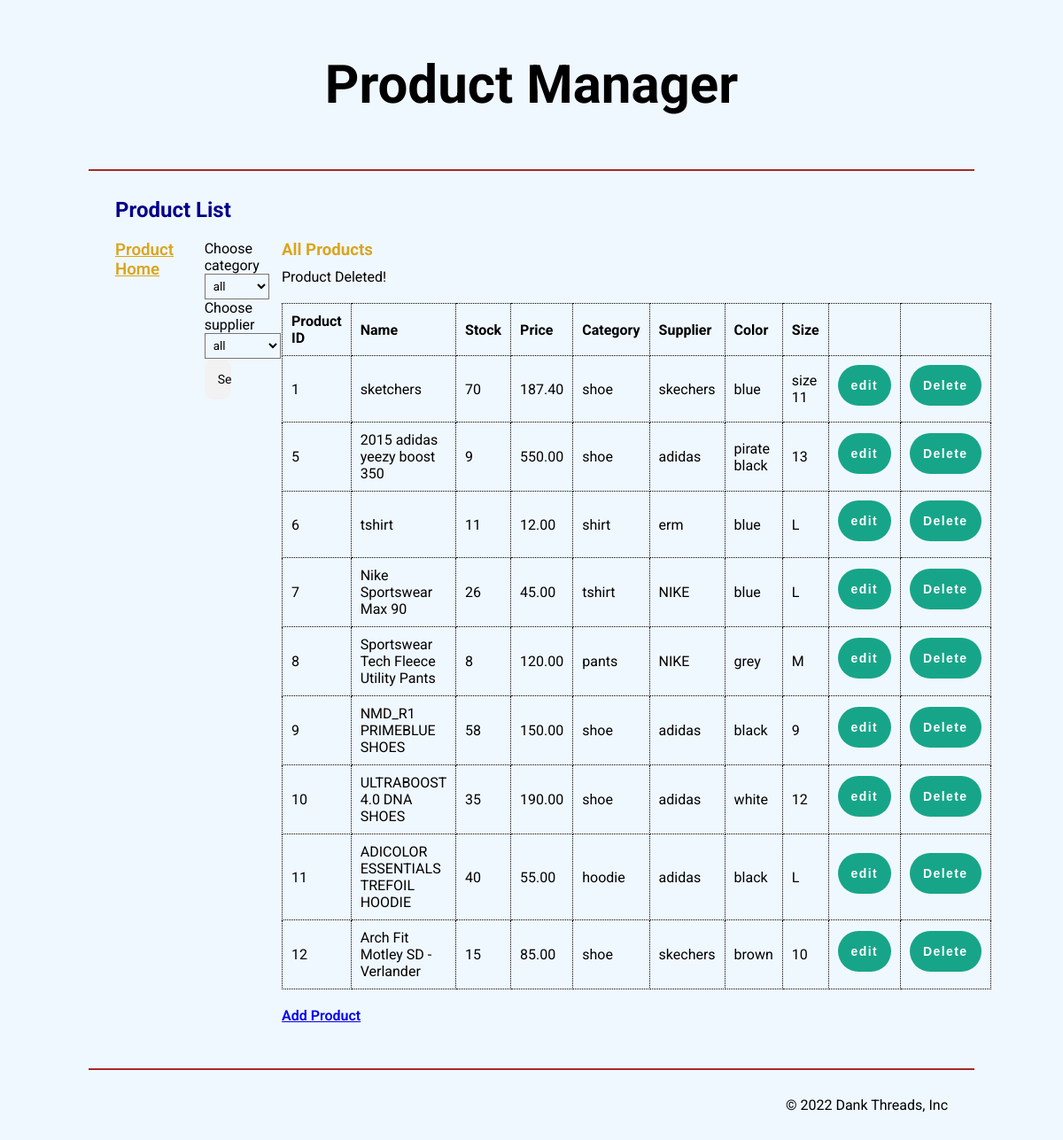
Page /productview.php?dlt_id=1 on the committed database.
### tables this page shows
CREATE TABLE `products` (
  `pid` int(11) NOT NULL,
  `pname` varchar(255) NOT NULL,
  `stock` int(11) NOT NULL,
  `price` decimal(10,2) NOT NULL,
  `category` varchar(255) NOT NULL,
  `sid` int(255) NOT NULL,
  `color` varchar(255) NOT NULL,
  `psize` varchar(255) NOT NULL
);

CREATE TABLE `suppliers` (
  `sid` int(11) NOT NULL,
  `sname` varchar(250) NOT NULL
);

### productview.php (the view, shortened to what this page needs)
<?php
include('db_conn.php');
$info = $show2 = $show1 = '';
if (isset($_REQUEST['dlt_id'])) {
    $dlt_id = $_REQUEST['dlt_id'];
    $sql = "DELETE FROM `products` WHERE `pid` = '$dlt_id'";
    $check = mysqli_query($conn,$sql);
    if ($check) {
        $sql2 = "DELETE FROM `products` WHERE `pid` = '$dlt_id'";
        $info = "Product Deleted!";
    }else{
        $info = "An error occurred!";
    }
}
if (isset($_REQUEST["category"])) {
    $cat_id = $_REQUEST["category"];
    $sql2 = "SELECT *, suppliers.sname FROM `products` inner join suppliers where `category` = '$cat_id' and products.sid=suppliers.sid;";
    $sql3 = "SELECT category FROM `products` WHERE `category` = '$cat_id'";
    if (isset($_REQUEST["supplier"])) {
        $supplier_id = $_REQUEST["supplier"];
        $sql2 = "SELECT *, suppliers.sname FROM `products` inner join suppliers where `category` = '$cat_id' and `sname` = '$supplier_id' and products.sid=suppliers.sid;";
        $sql3 = "SELECT category FROM `products` WHERE `category` = '$cat_id'";
    }
    $result3 = mysqli_query($conn,$sql2);
    $row3 = mysqli_fetch_assoc($result3);
    if (isset($_REQUEST["supplier"])) {
        $title = "Category: ".$_REQUEST["category"]." Supplier: ".$_REQUEST["supplier"];
    } else {
        $title = "Category: ".$_REQUEST["category"];
    }
} else {
    $sql2 = "SELECT *, suppliers.sname FROM `products` inner join suppliers where products.sid=suppliers.sid; ";
}
$result1 = mysqli_query($conn,$sql2);
$row1 = mysqli_fetch_assoc($result1);
if (!empty($row1)) {
    do {
        $show2 .= '
        <tr>
            <td>'.$row1['pid'].'</td>
            <td>'.$row1['pname'].'</td>
            <td>'.$row1['stock'].'</td>
            <td>'.$row1['price'].'</td>
            <td>'.$row1['category'].'</td>
            <td>'.$row1['sname'].'</td>
            <td>'.$row1['color'].'</td>
            <td>'.$row1['psize'].'</td>
            <td><button onclick="location.href=\'editproduct.php?edit_pid='.$row1['pid'].'\';">edit</button></td>
            <td><button onclick="location.href=\'productview.php?dlt_id='.$row1['pid'].'\';">Delete</button></td>
        </tr>';
    } while ($row1 = mysqli_fetch_assoc($result1));
}
?>
<!DOCTYPE html>
<html lang="en">
<head>
    <link rel="stylesheet" href="dtstyle.css">
    <link rel="stylesheet" href="formstyle.css">
</head>
<body>
    <header>
        <h1>
            Product Manager
        </h1>
    </header>
    <main>
        <h2 class="page_title">
            Product List
        </h2>
        <div class="flex">
            <aside class="left">
                <h3 class="title"><a href="productview.php">Product Home</a></h3>
            </aside>
        <form method="post">
            <aside class="left">
                <p>Choose category</p>
                <select name="categorydd" id="czsfgdrgategorydd">
                <option value="none">all</option>
                </select>
            </aside>
            <aside class="left">
            <p>Choose supplier</p>
                <select name="supplierdd" id="suppliersedjgnwegdd">
                    <option value="none">all</option>
                </select>
                <input id="submit" name="submit" type="submit" value="Search">
            </aside>
        </form>
            <aside class="right">
            <h3 class="title"><?php
                if (isset($_REQUEST["category"])) {
                    if (isset($_REQUEST["supplier"])) {
                        echo "Category: ".$_REQUEST["category"]."<br>";
                        echo "Supplier: ".$_REQUEST["supplier"];
                    } else {
                        echo "Category: ".$_REQUEST["category"];
                    }
                } else if (isset($_REQUEST["supplier"])) {
                    echo "Supplier: ".$_REQUEST["supplier"];
                } else {
                    echo "All Products";
                }
            ?>
            </h3>
                <?php echo $info; ?>
                <table class="list">
                    <tr>
                        <th>Product ID</th>
                        <th>Name</th>
                        <th>Stock</th>
                        <th>Price</th>
                        <th>Category</th>
                        <th>Supplier</th>
                        <th>Color</th>
                        <th>Size</th>
                        <th></th>
                        <th></th>
                    </tr>
                    <?php echo $show2; ?>
                </table>
                <a href="addproduct.php">Add Product</a>
            </aside>
        </div>
    </main>
    <footer>
        <p>&copy; 2022 Dank Threads, Inc</p>
    </footer>
</body>
</html>

### dtstyle.css (style rules this page uses)
* { margin: 0; padding: 0; font-family: sans-serif; }
body { max-width: 1000px; margin-left: auto; margin-right: auto; }
header { padding: 30px; border-bottom: 2px solid brown; }
main { padding: 30px; }
.flex { display: flex; flex-direction: row; flex-wrap: nowrap; padding: 20px 0; }
.page_title { color: darkblue; }
.title a { color: inherit !important; }
.title { margin-bottom: 10px; color: goldenrod; }
.left { width: 20%; }
.right { width: 80%; }
table.list { border: 2px gray groove; margin: 20px 0; }
table { margin: 20px 0; }
table.list, .list th, .list td { padding: 10px; border: 1px dotted; border-collapse: collapse; }
th, td { padding: 10px; }
input, select { padding: 5px; }
button { padding: 5px; }
main a { font-weight: 600; }
footer { padding: 30px; text-align: right; border-top: 2px solid brown; }

### formstyle.css (style rules this page uses)
* { background: aliceblue; font-family: FontAwesome, "Roboto", sans-serif; }
header { padding: 60px; text-align: center; color: black; font-size: 30px; font-family: FontAwesome, "Roboto", sans-serif; }
input { font-family: FontAwesome, "Roboto", sans-serif; outline: 0; background: #f2f2f2; width: 100%; border: 0; margin: 0 0 15px; padding: 15px; box-sizing: border-box; font-size: 14px; border-radius:10px; }
button { font-family: "Titillium Web", sans-serif; font-size: 14px; font-weight: bold; letter-spacing: .1em; outline: 0; background: #17a589; width: 100%; border: 0; border-radius:30px; margin: 0px 0px 8px; padding: 15px; color: #FFFFFF; -webkit-transition: all 0.3 ease; transition: all 0.3 ease; cursor: pointer; transition: all 0.2s; }
table { border-collapse: collapse; width: 100%; }
td, th { border: 1px solid black; text-align: left; padding: 8px; }
h1 { text-align: center; }

### rows in the picture
products: pid "1", pname "sketchers", stock "70", price "187.40", category "shoe", sid.sname "skechers", color "blue", psize "size 11"
products: pid "5", pname "2015 adidas yeezy boost 350", stock "9", price "550.00", category "shoe", sid.sname "adidas", color "pirate black", psize "13"
products: pid "6", pname "tshirt", stock "11", price "12.00", category "shirt", sid.sname "erm", color "blue", psize "L"
products: pid "7", pname "Nike Sportswear Max 90", stock "26", price "45.00", category "tshirt", sid.sname "NIKE", color "blue", psize "L"
products: pid "8", pname "Sportswear Tech Fleece Utility Pants", stock "8", price "120.00", category "pants", sid.sname "NIKE", color "grey", psize "M"
products: pid "9", pname "NMD_R1 PRIMEBLUE SHOES", stock "58", price "150.00", category "shoe", sid.sname "adidas", color "black", psize "9"
products: pid "10", pname "ULTRABOOST 4.0 DNA SHOES", stock "35", price "190.00", category "shoe", sid.sname "adidas", color "white", psize "12"
products: pid "11", pname "ADICOLOR ESSENTIALS TREFOIL HOODIE", stock "40", price "55.00", category "hoodie", sid.sname "adidas", color "black", psize "L"
products: pid "12", pname "Arch Fit Motley SD - Verlander", stock "15", price "85.00", category "shoe", sid.sname "skechers", color "brown", psize "10"

### other values in the picture
$info "Product Deleted!"
